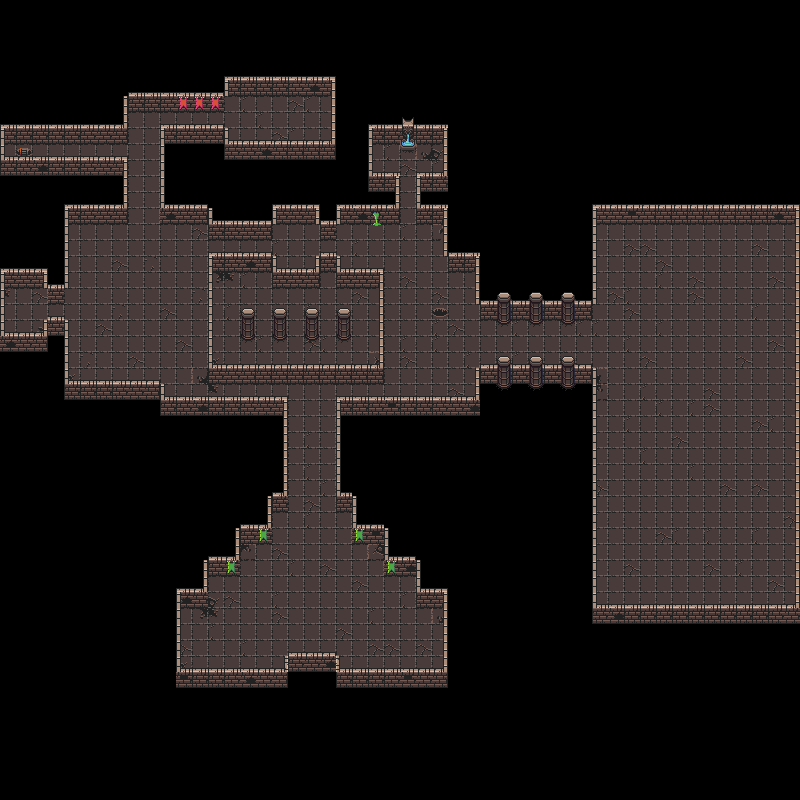

This game map was drawn from its Tiled (.tmx) file and the tilesets committed beside it. A one-line description and the trimmed map source follow:
An orthogonal 50x50 tile map with 16x16 px tiles, 4 tile layers (Ground, Wall 1, Wall 2, Other) and 1 object.

<map version="1.10" tiledversion="1.11.1" orientation="orthogonal" renderorder="right-down" width="50" height="50" tilewidth="16" tileheight="16" infinite="0" nextlayerid="9" nextobjectid="5">
 <tileset firstgid="1" source="0x72_DungeonTilesetII_v1.7.tsx" />
 <layer id="4" name="Ground" width="50" height="50">
  <data>[2500 cells, 792 non-empty, 10 distinct tile ids]</data>
 </layer>
 <objectgroup id="8" name="PlayerSpawn">
  <object id="4" x="10.5" y="149.75" width="0.25" />
 </objectgroup>
 <layer id="2" name="Wall 1" width="50" height="50">
  <data>[2500 cells, 400 non-empty, 16 distinct tile ids]</data>
 </layer>
 <layer id="3" name="Wall 2" width="50" height="50">
  <data>[2500 cells, 154 non-empty, 3 distinct tile ids]</data>
 </layer>
 <layer id="7" name="Other" width="50" height="50">
  <data>[2500 cells, 19 non-empty, 5 distinct tile ids]</data>
 </layer>
</map>
